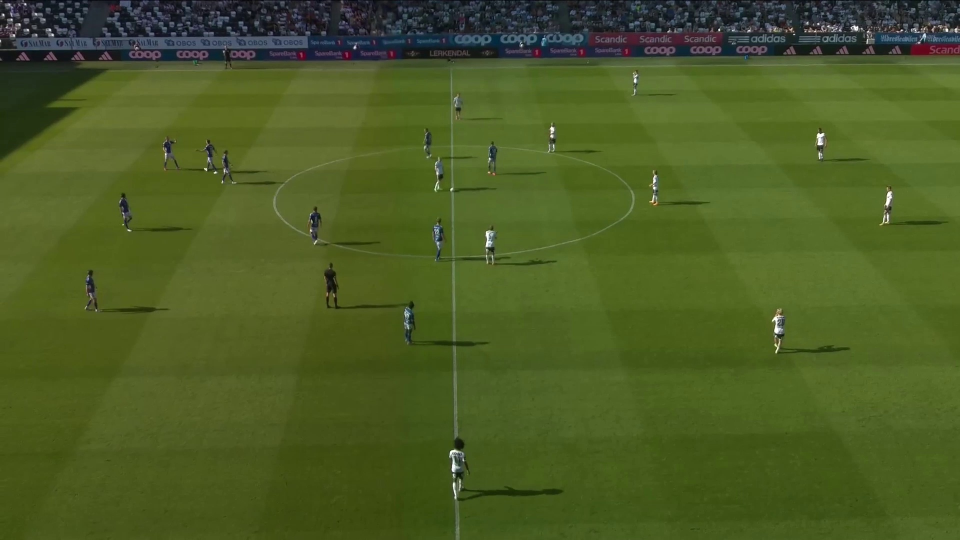
#> input picture pipeline_test_images/000001.jpg, 1920 x 1080 px (shown at 1/2 size)
$ python -i break_colinearity.py   (imports and definitions only)
#> lines starting #> are read from the running program, lines starting #| are printed output that depends on the picture; after the words box and inside, x2 and y2 are one past the last pixel; in counts of white or black regions, pixels touching at a corner belong together
#> further down, picture is the input picture: shape (1080, 1920, 3); mean B, G, R 36.8, 91.4, 75.3
import os
import cv2
import numpy as np
import matplotlib.pyplot as plt

# [39 lines left out: function plot_detections_and_synthetics, not called in this run]

def detect_edges(image):
    h_img, w_img = image.shape[:2]
#> h_img = 1080; w_img = 1920

    # mask green + boost white + edges
    hsv = cv2.cvtColor(image, cv2.COLOR_BGR2HSV)
#> hsv: shape (1080, 1920, 3); mean H, S, V 46.6, 157.4, 92.7
    hsv_mask = cv2.inRange(hsv, (25,40,60), (95,255,255))
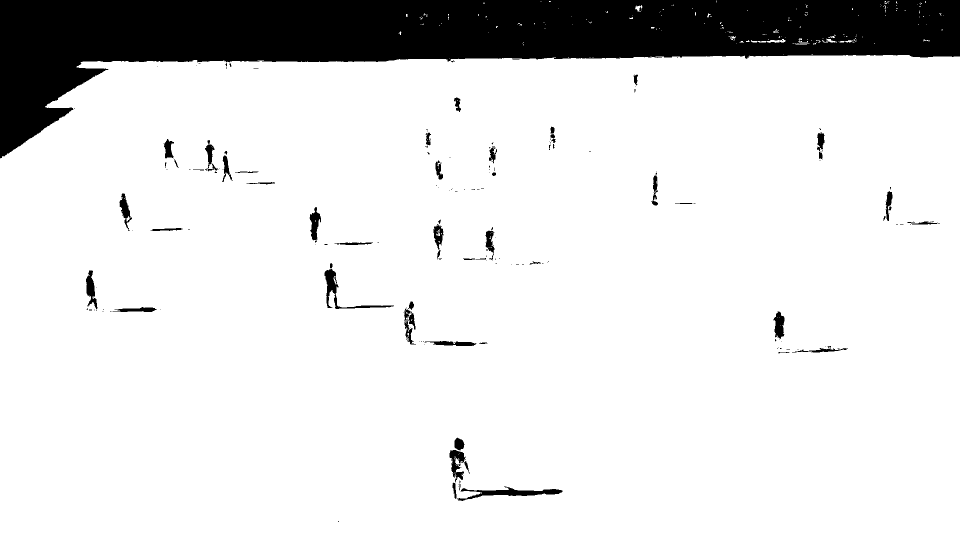
#> hsv_mask: shape (1080, 1920) (shown at 1/2 size); 87.2% white; 194 black regions (134 under 20 px), largest, box (x1, y1, x2, y2) and area: (0, 0, 1920, 316) 246772, (915, 973, 1125, 1002) 1983, (649, 538, 788, 618) 1566
    masked = cv2.bitwise_and(image, image, mask=hsv_mask)
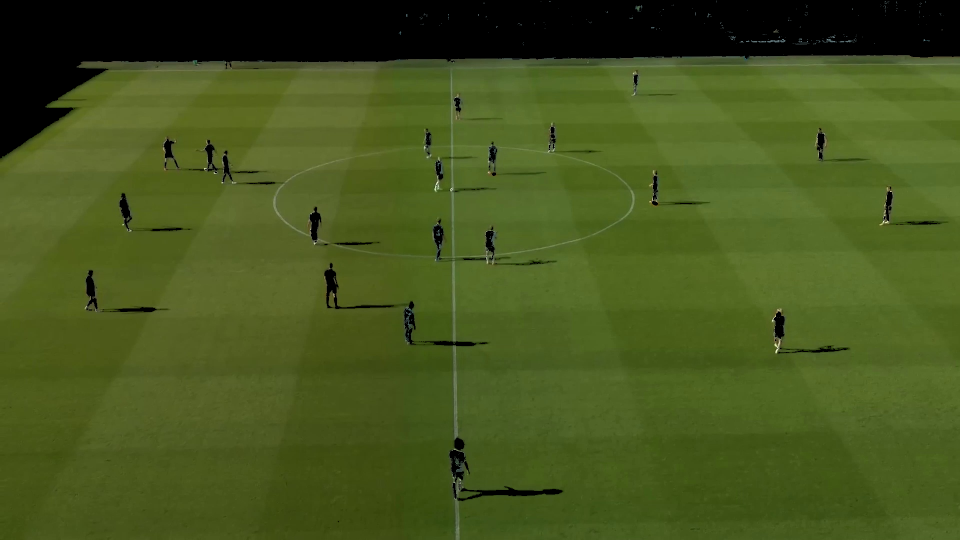
#> masked: shape (1080, 1920, 3) (shown at 1/2 size); mean B, G, R 29.6, 84.8, 69.4

    lab2 = cv2.cvtColor(masked, cv2.COLOR_BGR2Lab)
#> lab2: shape (1080, 1920, 3); mean of channels 0, 1, 2 85.7, 113, 156.7
    l_channel = lab2[:, :, 0]
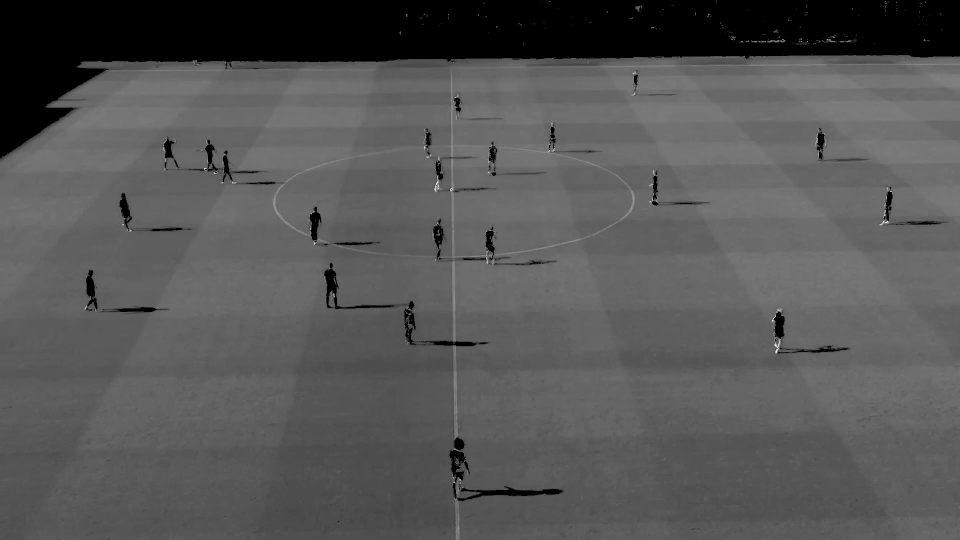
#> l_channel: shape (1080, 1920) (shown at 1/2 size); min 0, max 252, mean 85.7
    clahe = cv2.createCLAHE(clipLimit=3.0, tileGridSize=(8,8))
    l_eq = clahe.apply(l_channel)
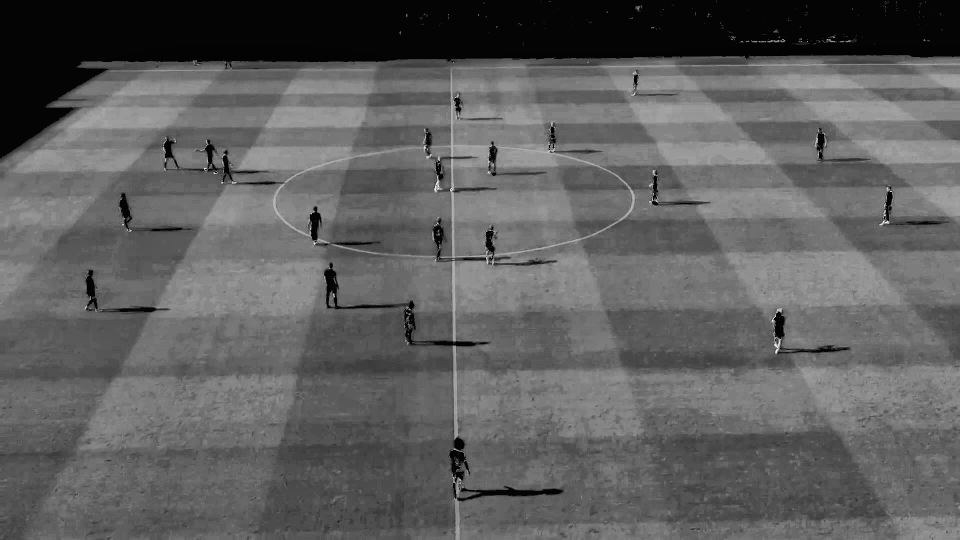
#> l_eq: shape (1080, 1920) (shown at 1/2 size); min 2, max 253, mean 95

    _, white_mask = cv2.threshold(l_eq, 150, 255, cv2.THRESH_BINARY)
#> white_mask: shape (1080, 1920); 3% white; 922 white regions (769 under 20 px), largest, box (x1, y1, x2, y2) and area: (138, 214, 340, 257) 6001, (1317, 285, 1530, 330) 5541, (1607, 202, 1830, 242) 5460
    edges = cv2.dilate(
        white_mask,
        cv2.getStructuringElement(cv2.MORPH_RECT,(3,3)),
        iterations=3
    )
#> edges: shape (1080, 1920); 7.3% white; 241 white regions, largest, box (x1, y1, x2, y2) and area: (853, 145, 1273, 685) 25576, (1314, 281, 1545, 333) 8941, (134, 211, 350, 263) 8225

    num_labels, labels, stats, _ = cv2.connectedComponentsWithStats(edges, connectivity=8)
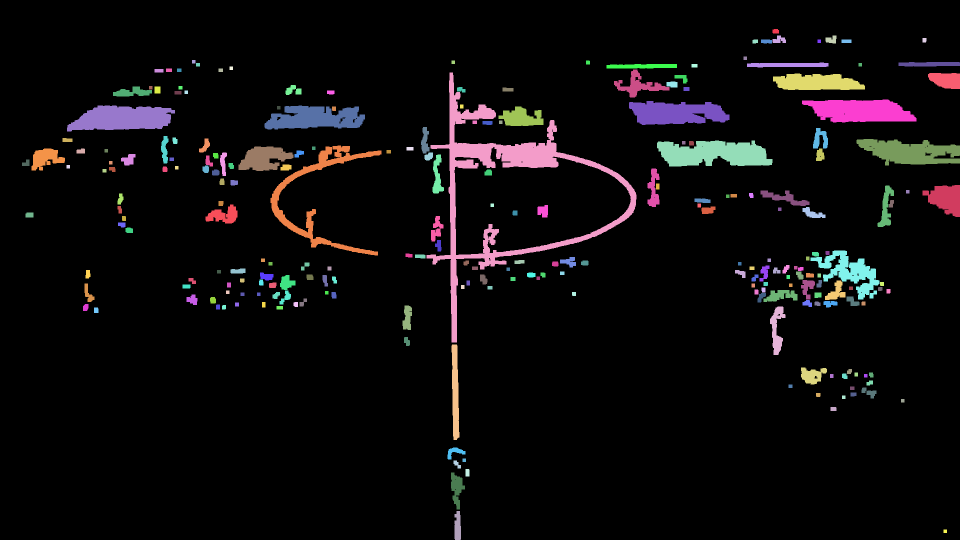
#> labels: shape (1080, 1920) int32 (shown at 1/2 size); 242 distinct labels, from 0 to 241; one colour per label, 0 black
#> num_labels = 242; stats = 242 rows, first 6: [0, 0, 1920, 1080, 1921765], [1545, 58, 13, 9, 109], [1545, 71, 27, 15, 272], [1651, 71, 22, 16, 256], [1845, 76, 8, 9, 70], [1505, 79, 11, 8, 82]
    min_area = 800
    edges_clean = np.zeros_like(white_mask)
    for lab in range(1, num_labels):
        area = stats[lab, cv2.CC_STAT_AREA]
        if area >= min_area:
            edges_clean[labels == lab] = 255
#> this loop made 241 passes
#> area on passes 1 to 3: 109, 272, 256
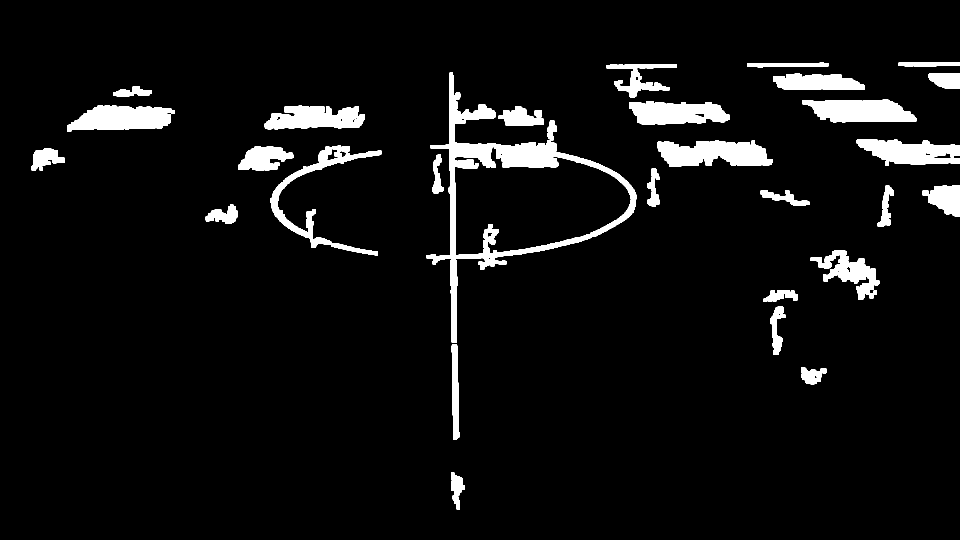
#> edges_clean: shape (1080, 1920) (shown at 1/2 size); 5.8% white; 30 white regions, largest, box (x1, y1, x2, y2) and area: (853, 145, 1273, 685) 25576, (1314, 281, 1545, 333) 8941, (134, 211, 350, 263) 8225

    # downsample for speed
    edges_clean = cv2.resize(edges_clean, (w_img // 4, h_img // 4), interpolation=cv2.INTER_AREA)
#> edges_clean: shape (270, 480)
    _, edges_clean = cv2.threshold(edges_clean, 127, 255, cv2.THRESH_BINARY)
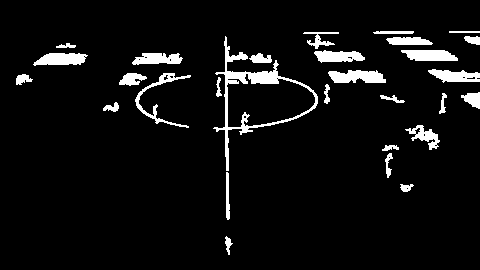
#> edges_clean: shape (270, 480); 6.1% white; 29 white regions, largest, box (x1, y1, x2, y2) and area: (213, 36, 318, 171) 1663, (328, 70, 386, 83) 576, (33, 53, 88, 66) 524

    return edges_clean

# [109 lines left out: function inject_synthetic_points, not called in this run]

>>> import cv2
>>> picture = cv2.imread('pipeline_test_images/000001.jpg')
>>> result = detect_edges(picture)
